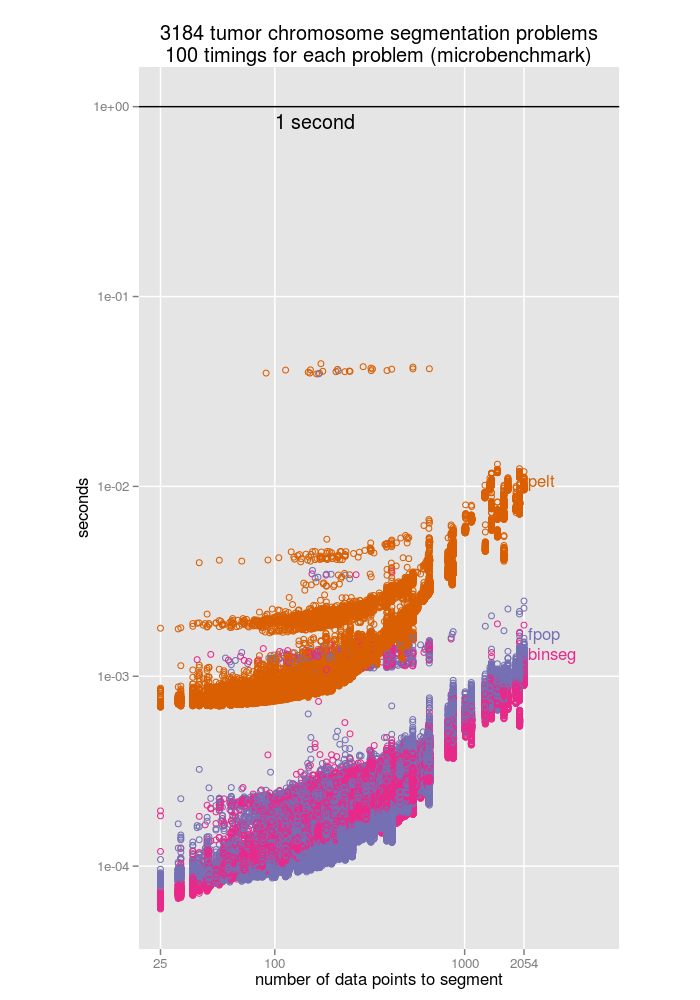

Here is the R script that generated this plot:
works_with_R("3.1.1", dplyr="0.2", directlabels="2014.6.13", ggplot2="1.0",
             reshape2="1.2.2")

load("microbenchmark.arrays.RData")
load("systemtime.arrays.RData")

refs <- data.frame(unit=c("1 second","1 minute"),
                   seconds=c(1, 60))
small.refs <- refs[1,]

algo.colors <-
  c(pDPA="#1B9E77", pelt="#D95F02", fpop="#7570B3", binseg="#E7298A",
    "#66A61E", "#E6AB02",  "#A6761D", "#666666")

u <- unique(systemtime.arrays[, c("pid.chr", "probes")])
rownames(u) <- u$pid.chr
expr2algo <- c(fpop="fpop", pelt="pelt", multiBinSeg="binseg")
joined <- inner_join(microbenchmark.arrays, u) %.%
  mutate(seconds=time/1e9,
         algorithm=expr2algo[expr])
stopifnot(nrow(joined) == nrow(microbenchmark.arrays))
seconds.stats <- joined %.%
  group_by(pid.chr, probes, expr, algorithm) %.%
  summarise(mad=mad(seconds),
            q25=quantile(seconds, 0.25),
            median=median(seconds),
            q75=quantile(seconds, 0.75))
probes.stats <- joined %.%
  group_by(probes, algorithm) %.%
  summarise(mad=mad(seconds),
            upper.quartile=quantile(seconds, 0.99),
            median=median(seconds),
            q05=quantile(seconds, 0.05),
            min=min(seconds),
            max=max(seconds)) %.%
  mutate(what="inliers [min, q99]")
joined.stats <- inner_join(joined, probes.stats) %.%
  filter(seconds > upper.quartile)
seconds.wide <-
  data.frame(fpop=filter(seconds.stats, expr=="fpop"),
             pelt=filter(seconds.stats, expr=="pelt"),
             binseg=filter(seconds.stats, expr=="multiBinSeg"))
stopifnot(with(seconds.wide, mean(fpop.pid.chr==pelt.pid.chr)) == 1)

br <- 10^((-4):0)
ref.color <- "red"
labfun <- function(x)sprintf("%.4f", x)
pelt <- 
ggplot()+
  geom_rect(aes(xmin=0, ymin=0,
                xmax=0.01, ymax=0.01),
            fill="violet", alpha=1/2)+
  geom_point(aes(pelt.median, fpop.median),
             data=seconds.wide, pch=1)+
  ## geom_segment(aes(pelt.q25, fpop.median,
  ##                  xend=pelt.q75, yend=fpop.median),
  ##              data=seconds.wide)+
  ## geom_segment(aes(pelt.median, fpop.q25,
  ##                  xend=pelt.median, yend=fpop.q75),
  ##              data=seconds.wide)+
  geom_segment(aes(pelt.median-pelt.mad, fpop.median,
                   xend=pelt.median+pelt.mad, yend=fpop.median),
               data=seconds.wide)+
  geom_segment(aes(pelt.median, fpop.median-fpop.mad,
                   xend=pelt.median, yend=fpop.median+fpop.mad),
               data=seconds.wide)+
  coord_equal()+
  geom_hline(aes(yintercept=seconds),
             data=small.refs, color=ref.color)+
  geom_vline(aes(xintercept=seconds),
             data=small.refs, color=ref.color)+
  ## geom_text(aes(seconds, -0.5, label=unit),
  ##            data=small.refs, color=ref.color, angle=90, vjust=-0.5)+
  geom_text(aes(0.01, seconds, label=unit),
            data=small.refs, vjust=1.5, hjust=0, color=ref.color)+
  ggtitle(paste0("fpop faster than pelt for ", nrow(seconds.wide),
                 " tumor chromosome segmentation problems\n",
        "median +/- 1 absolute deviation over 100 trials (microbenchmark)"))+
  scale_x_log10("seconds to compute segmentation using pelt",
                minor_breaks=NULL,
                breaks=br, labels=labfun)+
  scale_y_log10("seconds to compute segmentation using fpop",
                minor_breaks=NULL,
                breaks=br, labels=labfun)+
  geom_abline()+
  theme_grey()+
  geom_text(aes(0.1, 0.001, label=paste("microbenchmark accurate",
                              "for small times", sep="\n")),
            color="violet")
pdf("figure-microbenchmark-arrays-fpop-pelt.pdf")
print(pelt)
dev.off()

labfun <- function(x)sprintf("%.4f", x)
binseg <- 
ggplot()+
  geom_rect(aes(xmin=0, ymin=0,
                xmax=0.01, ymax=0.01),
            fill="violet", alpha=1/2)+
  geom_point(aes(binseg.median, fpop.median),
             data=seconds.wide, pch=1)+
  geom_segment(aes(binseg.median-binseg.mad, fpop.median,
                   xend=binseg.median+binseg.mad, yend=fpop.median),
               data=seconds.wide)+
  geom_segment(aes(binseg.median, fpop.median-fpop.mad,
                   xend=binseg.median, yend=fpop.median+fpop.mad),
               data=seconds.wide)+
  coord_equal()+
  geom_hline(aes(yintercept=seconds),
             data=small.refs, color=ref.color)+
  geom_vline(aes(xintercept=seconds),
             data=small.refs, color=ref.color)+
  ## geom_text(aes(seconds, -0.5, label=unit),
  ##            data=small.refs, color=ref.color, angle=90, vjust=-0.5)+
  geom_text(aes(0.01, seconds, label=unit),
            data=small.refs, vjust=1.5, hjust=0, color=ref.color)+
  ggtitle(paste0("fpop same speed as binseg for ", nrow(seconds.wide),
                 " tumor chromosome segmentation problems\n",
        "median +/- 1 absolute deviation over 100 trials (microbenchmark)"))+
  scale_x_log10("seconds to compute segmentation using binseg",
                minor_breaks=NULL,
                breaks=br, labels=labfun)+
  scale_y_log10("seconds to compute segmentation using fpop",
                minor_breaks=NULL,
                breaks=br, labels=labfun)+
  geom_abline()+
  theme_grey()+
  geom_text(aes(0.1, 0.001, label=paste("microbenchmark accurate",
                              "for small times", sep="\n")),
            color="violet")
pdf("figure-microbenchmark-arrays-fpop-binseg.pdf", w=8)
print(binseg)
dev.off()

with.leg <- ggplot()+
  geom_point(aes(probes, median, color=algorithm),
             data=seconds.stats, pch=1)+
  geom_segment(aes(probes, median-mad, xend=probes, yend=median+mad,
                   color=algorithm),
               data=seconds.stats)+
  coord_equal()+
  scale_x_log10("number of data points to segment",
                limits=c(25, 5000), minor_breaks=NULL,
                breaks=c(range(seconds.stats$probes), 100, 1000))+
  scale_y_log10("seconds", breaks=10^seq(-5, 0, by=1), minor_breaks=NULL)+
  scale_color_manual("algorithm", values=algo.colors)+
  geom_hline(aes(yintercept=seconds),
             data=small.refs)+
  geom_text(aes(1e2, seconds, label=unit),
            data=small.refs, vjust=1.5, hjust=0)+
  theme_grey()+
  ggtitle(paste0(nrow(seconds.wide),
                " tumor chromosome segmentation problems\n",
             "median +/- 1 absolute devation over 100 timings (microbenchmark)"))
pos.method <-
  list("last.points",
       "calc.boxes",
       dl.trans(h=h*3/2, x=x+0.1),
       "calc.borders",
       ##"draw.rects",
       qp.labels("y","bottom","top",make.tiebreaker("x","y"),ylimits))

dl <- direct.label(with.leg, pos.method)
png("figure-microbenchmark-arrays-median.png", h=10, w=7, units="in", res=100)
print(dl)
dev.off()

dl <- 
ggplot()+
  geom_ribbon(aes(probes, ymin=min, ymax=upper.quartile, fill=algorithm),
              ##color="black", size=1/4,
              data=probes.stats, alpha=1/2)+
  geom_line(aes(probes, median, group=algorithm),
            data=probes.stats, size=2)+
  geom_line(aes(probes, median, color=algorithm),
            data=probes.stats, size=1)+
  geom_point(aes(probes, seconds, color=algorithm),
            data=data.frame(joined.stats, what="outliers >q99"), pch=1)+
  coord_equal()+
  scale_x_log10("number of data points to segment",
                limits=c(25, 5000), minor_breaks=NULL,
                breaks=c(range(seconds.stats$probes), 100, 1000))+
  scale_y_log10("seconds", breaks=10^seq(-5, 0, by=1), minor_breaks=NULL)+
  scale_color_manual("algorithm", values=algo.colors)+
  scale_fill_manual("algorithm", values=algo.colors)+
  geom_hline(aes(yintercept=seconds),
             data=small.refs)+
  geom_text(aes(1e2, seconds, label=unit),
            data=small.refs, vjust=1.5, hjust=0)+
  theme_bw()+
  facet_grid(. ~ what)+
  theme(panel.margin=grid::unit(0, "cm"))+
  ggtitle(paste0(nrow(seconds.wide),
                " tumor chromosome segmentation problems\n",
                "100 timings for each problem (microbenchmark)"))+
  guides(fill="none", color="none")+
  geom_dl(aes(probes, median, label=algorithm, color=algorithm),
          data=probes.stats, method=pos.method)
png("figure-microbenchmark-arrays-bands.png", h=8, w=7, units="in", res=100)
print(dl)
dev.off()

with.leg <- ggplot()+
  ## geom_line(aes(probes, seconds, color=algorithm, group=pid.chr),
  ##           data=joined, pch=1)+
  geom_point(aes(probes, seconds, color=algorithm),
            data=joined, pch=1)+
  coord_equal()+
  scale_x_log10("number of data points to segment",
                limits=c(25, 5000), minor_breaks=NULL,
                breaks=c(range(seconds.stats$probes), 100, 1000))+
  scale_y_log10("seconds", breaks=10^seq(-5, 0, by=1), minor_breaks=NULL)+
  scale_color_manual("algorithm", values=algo.colors)+
  geom_hline(aes(yintercept=seconds),
             data=small.refs)+
  geom_text(aes(1e2, seconds, label=unit),
            data=small.refs, vjust=1.5, hjust=0)+
  theme_grey()+
  ggtitle(paste0(nrow(seconds.wide),
                " tumor chromosome segmentation problems\n",
                "100 timings for each problem (microbenchmark)"))
dl <- direct.label(with.leg, pos.method)
png("figure-microbenchmark-arrays.png", h=10, w=7, units="in", res=100)
print(dl)
dev.off()
